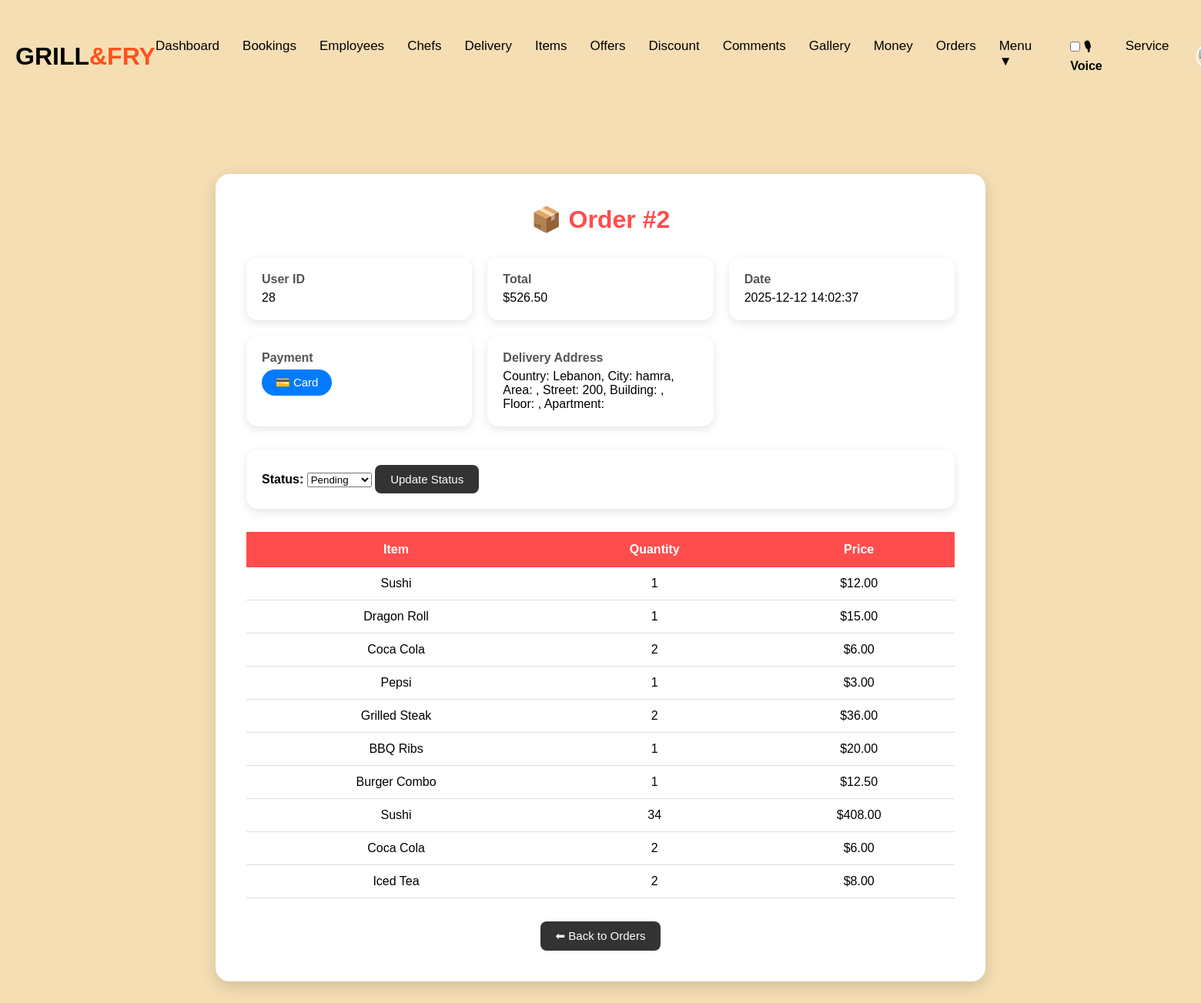
The page /admin_order_details.php?order_id=2 (signed in) on the database its author committed.
### tables this page shows
CREATE TABLE `orders` (
  `id` int(11) NOT NULL,
  `user_id` int(11) DEFAULT NULL,
  `total` decimal(10,2) DEFAULT NULL,
  `status` varchar(20) DEFAULT 'pending',
  `created_at` datetime DEFAULT current_timestamp(),
  `payment_method` varchar(50) DEFAULT NULL,
  `voucher_image` varchar(255) DEFAULT NULL,
  `address_id` int(11) DEFAULT NULL,
  `delivery_id` int(11) DEFAULT NULL
);

CREATE TABLE `address` (
  `id` int(11) NOT NULL,
  `user_id` int(11) NOT NULL,
  `user_type` varchar(20) NOT NULL,
  `address` text NOT NULL
);

CREATE TABLE `order_items` (
  `id` int(11) NOT NULL,
  `order_id` int(11) NOT NULL,
  `item_name` varchar(255) NOT NULL,
  `quantity` int(11) NOT NULL,
  `price` decimal(10,2) NOT NULL,
  `created_at` datetime DEFAULT current_timestamp()
);

### admin_order_details.php (the view, shortened to what this page needs)
<?php
require 'connection.php';
$order_id = (int)$_GET['order_id'];
$stmtOrder = $connection->prepare("
    SELECT
        o.user_id,
        o.total,
        o.status,
        o.payment_method,
        o.voucher_image,
        o.created_at,
        a.address AS delivery_address
    FROM orders o
    LEFT JOIN address a
        ON a.user_id = o.user_id
       AND a.user_type = 'customer'
    WHERE o.id = ?
");
$stmtOrder->bind_param("i", $order_id);
$stmtOrder->execute();
$order = $stmtOrder->get_result()->fetch_assoc();
$stmt = $connection->prepare("
    SELECT item_name, quantity, price
    FROM order_items WHERE order_id=?
");
$stmt->bind_param("i", $order_id);
$stmt->execute();
$result = $stmt->get_result();
?>
<!DOCTYPE html>
<html lang="en">
<head>
<link rel="stylesheet" href="stylesheet.css">
<link rel="stylesheet" href="order_style.css">
</head>
<body>
<?php include 'admin_nav.php'; ?>
<div class="page-container">
    <h1 class="page-title">📦 Order #<?php echo $order_id; ?></h1>
    <div class="info-grid">
        <div class="info-card">
            <b>User ID</b>
            <?php echo $order['user_id']; ?>
        </div>
        <div class="info-card">
            <b>Total</b>
            $<?php echo number_format($order['total'],2); ?>
        </div>
        <div class="info-card">
            <b>Date</b>
            <?php echo $order['created_at']; ?>
        </div>
        <div class="info-card">
            <b>Payment</b>
            <?php if ($order['payment_method']=="Cash on Delivery"): ?>
                <span class="payment-badge payment-cash">💵 Cash on Delivery</span>
            <?php elseif ($order['payment_method']=="Wish Money"): ?>
                <span class="payment-badge payment-wish">📱 Wish Money</span>
            <?php else: ?>
                <span class="payment-badge payment-card">💳 Card</span>
            <?php endif; ?>
        </div>
        <div class="info-card">
    <b>Delivery Address</b>
    <?php echo htmlspecialchars($order['delivery_address'] ?? 'No address'); ?>
</div>
    </div>
    <form method="post" class="status-form">
        <b>Status:</b>
        <select name="status">
            <option value="pending" <?php if($order['status']=="pending") echo "selected"; ?>>Pending</option>
        </select>
        <button class="btn btn-dark">Update Status</button>
    </form>
    <table class="table">
        <tr>
            <th>Item</th>
            <th>Quantity</th>
            <th>Price</th>
        </tr>
        <?php while($row = $result->fetch_assoc()): ?>
        <tr>
            <td><?php echo htmlspecialchars($row['item_name']); ?></td>
            <td><?php echo $row['quantity']; ?></td>
            <td>$<?php echo number_format($row['price'],2); ?></td>
        </tr>
        <?php endwhile; ?>
    </table>
    <div style="text-align:center;margin-top:30px;">
        <a href="admin_orders.php" class="btn btn-dark">⬅ Back to Orders</a>
    </div>
</div>
</body>
</html>

### stylesheet.css (style rules this page uses)
body { margin: 0 100px; background-color:wheat }

### order_style.css (style rules this page uses)
body { background-color: wheat; font-family: Arial, sans-serif; }
.page-container { width: 90%; max-width: 1000px; margin: 100px auto; background: white; padding: 40px; border-radius: 18px; box-shadow: 0 6px 20px rgba(0,0,0,0.15); }
.page-title { text-align: center; color: #ff4d4d; margin-bottom: 30px; font-size: 32px; }
.table { width: 100%; border-collapse: collapse; }
.table th { background: #ff4d4d; color: white; padding: 14px; }
.table td { padding: 12px; border-bottom: 1px solid #ddd; text-align: center; }
.btn { display: inline-block; padding: 10px 20px; border-radius: 8px; text-decoration: none; color: white; background: #ff4d4d; transition: 0.3s; font-size: 15px; border: none; cursor: pointer; }
.btn-dark { background: #333; }

### admin_order_details.php (style rules this page uses)
body { background-color: wheat; font-family: Arial, sans-serif; margin: 0; padding: 20px; }
.info-grid { display: grid; grid-template-columns: repeat(auto-fit,minmax(220px,1fr)); gap: 20px; margin-bottom: 30px; }
.info-card { background: white; padding: 20px; border-radius: 15px; box-shadow: 0 4px 12px rgba(0,0,0,.1); }
.info-card b { display: block; color: #555; margin-bottom: 6px; }
.payment-badge { padding: 8px 18px; border-radius: 20px; color: white; font-size: 15px; display: inline-block; }
.payment-card { background:#007bff; }
.status-form { background: white; padding: 20px; border-radius: 15px; margin-bottom: 30px; box-shadow: 0 4px 12px rgba(0,0,0,.1); }

### rows shown on the page
orders: user "28", total "526.50", created_at "2025-12-12 14:02:37", status "Pending"
address: address "Country: Lebanon, City: hamra, Area: , Street: 200, Building: , Floor: , Apartment:"
order_items: item_name "Sushi", quantity "1", price "12.00"
order_items: item_name "Dragon Roll", quantity "1", price "15.00"
order_items: item_name "Coca Cola", quantity "2", price "6.00"
order_items: item_name "Pepsi", quantity "1", price "3.00"
order_items: item_name "Grilled Steak", quantity "2", price "36.00"
order_items: item_name "BBQ Ribs", quantity "1", price "20.00"
order_items: item_name "Burger Combo", quantity "1", price "12.50"
order_items: item_name "Sushi", quantity "34", price "408.00"
order_items: item_name "Coca Cola", quantity "2", price "6.00"
order_items: item_name "Iced Tea", quantity "2", price "8.00"

### other values the page prints
$order_id "2"
